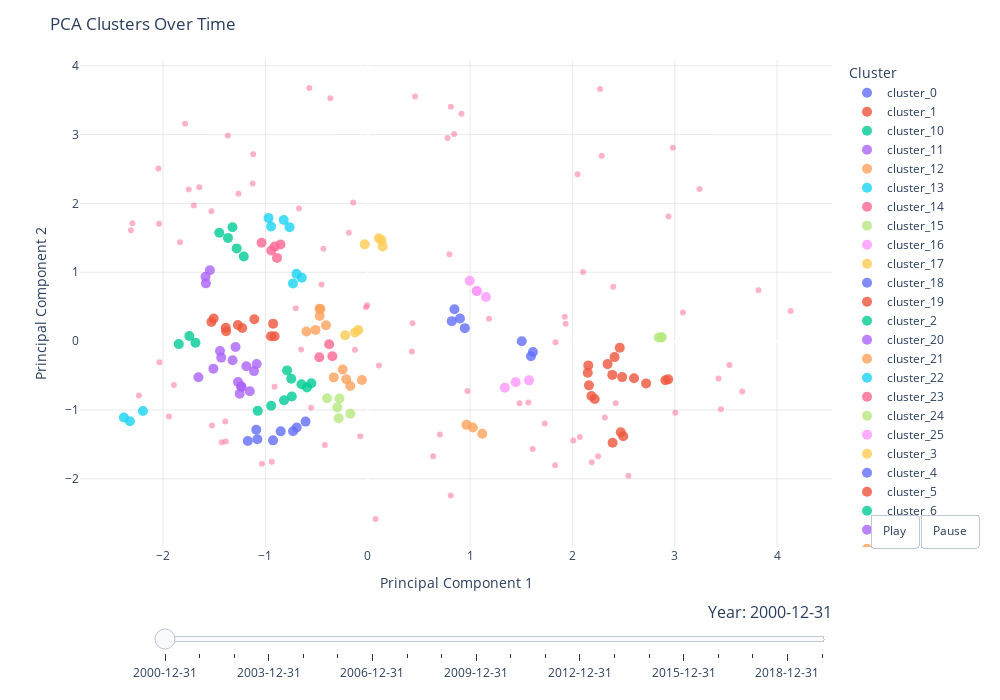

This figure's notebook cell:
### Code cell
# Optional: Create another version with outliers visible for comparison
interactive_fig_with_outliers = create_interactive_cluster_plot(data_pca_df, hide_outliers=False)
interactive_fig_with_outliers.show()

# Save this version too
interactive_fig_with_outliers.write_html(f'output/plots/interactive_clusters_{DATE_RANGE}_with_outliers.html')

### Figure 1 — Plotly figure (JSON) as saved in the notebook; plotly's stock layout.template omitted (floating-point values rounded to 4 significant figures)
{"data": [{"hovertemplate": "<b>%{hovertext}</b><br><br>Cluster_Label=cluster_0<br>Year=2000-12-31<br>PC1=%{x}<br>PC2=%{y}<extra></extra>", "hovertext": ["Afghanistan", "Mongolia", "Myanmar", "Senegal"], "legendgroup": "cluster_0", "marker": {"opacity": 0.8, "size": 10}, "mode": "markers", "name": "cluster_0", "orientation": "v", "showlegend": true, "type": "scatter", "x": [0.9018, 0.949, 0.8214, 0.8476], "xaxis": "x", "y": [0.3294, 0.1888, 0.2904, 0.4635], "yaxis": "y"}, {"hovertemplate": "<b>%{hovertext}</b><br><br>Cluster_Label=cluster_1<br>Year=2000-12-31<br>PC1=%{x}<br>PC2=%{y}<extra></extra>", "hovertext": ["Africa Eastern and Southern", "Burundi", "Cameroon", "Central African Republic", "Ghana", "Heavily indebted poor countries (HIPC)", "IDA only", "IDA total", "Least developed countries: UN classification", "Low income", "Namibia", "Pre-demographic dividend", "Somalia", "Togo"], "legendgroup": "cluster_1", "marker": {"opacity": 0.8, "size": 10}, "mode": "markers", "name": "cluster_1", "orientation": "v", "showlegend": true, "type": "scatter", "x": [2.908, 2.218, 2.72, 2.936, 2.463, 2.39, 2.155, 2.412, 2.15, 2.162, 2.186, 2.486, 2.344, 2.602], "xaxis": "x", "y": [-0.5674, -0.8396, -0.6137, -0.5549, -0.09533, -0.4901, -0.3522, -0.2319, -0.4602, -0.6422, -0.7958, -0.5221, -0.3333, -0.5385], "yaxis": "y"}, {"hovertemplate": "<b>%{hovertext}</b><br><br>Cluster_Label=cluster_10<br>Year=2000-12-31<br>PC1=%{x}<br>PC2=%{y}<extra></extra>", "hovertext": ["Croatia", "Cuba", "Europe & Central Asia", "Lithuania", "Malta"], "legendgroup": "cluster_10", "marker": {"opacity": 0.8, "size": 10}, "mode": "markers", "name": "cluster_10", "orientation": "v", "showlegend": true, "type": "scatter", "x": [-1.28, -1.211, -1.322, -1.366, -1.451], "xaxis": "x", "y": [1.347, 1.228, 1.654, 1.499, 1.574], "yaxis": "y"}, {"hovertemplate": "<b>%{hovertext}</b><br><br>Cluster_Label=cluster_11<br>Year=2000-12-31<br>PC1=%{x}<br>PC2=%{y}<extra></extra>", "hovertext": ["Curacao", "Faroe Islands", "Gibraltar", "Iceland", "Jordan", "Kosovo", "Samoa", "Sint Maarten (Dutch part)", "St. Kitts and Nevis"], "legendgroup": "cluster_11", "marker": {"opacity": 0.8, "size": 10}, "mode": "markers", "name": "cluster_11", "orientation": "v", "showlegend": true, "type": "scatter", "x": [-1.431, -1.443, -1.111, -1.508, -1.32, -1.291, -1.085, -1.655, -1.186], "xaxis": "x", "y": [-0.2389, -0.1428, -0.4351, -0.3994, -0.2784, -0.08561, -0.3319, -0.5243, -0.3639], "yaxis": "y"}, {"hovertemplate": "<b>%{hovertext}</b><br><br>Cluster_Label=cluster_12<br>Year=2000-12-31<br>PC1=%{x}<br>PC2=%{y}<extra></extra>", "hovertext": ["Djibouti", "Equatorial Guinea", "Gambia, The"], "legendgroup": "cluster_12", "marker": {"opacity": 0.8, "size": 10}, "mode": "markers", "name": "cluster_12", "orientation": "v", "showlegend": true, "type": "scatter", "x": [1.027, 1.119, 0.9649], "xaxis": "x", "y": [-1.254, -1.344, -1.215], "yaxis": "y"}, {"hovertemplate": "<b>%{hovertext}</b><br><br>Cluster_Label=cluster_13<br>Year=2000-12-31<br>PC1=%{x}<br>PC2=%{y}<extra></extra>", "hovertext": ["Estonia", "Turkiye", "Venezuela, RB"], "legendgroup": "cluster_13", "marker": {"opacity": 0.8, "size": 10}, "mode": "markers", "name": "cluster_13", "orientation": "v", "showlegend": true, "type": "scatter", "x": [-0.6444, -0.7299, -0.696], "xaxis": "x", "y": [0.9222, 0.8386, 0.9775], "yaxis": "y"}, {"hovertemplate": "<b>%{hovertext}</b><br><br>Cluster_Label=cluster_14<br>Year=2000-12-31<br>PC1=%{x}<br>PC2=%{y}<extra></extra>", "hovertext": ["Euro area", "European Union", "Poland", "Portugal", "Sri Lanka"], "legendgroup": "cluster_14", "marker": {"opacity": 0.8, "size": 10}, "mode": "markers", "name": "cluster_14", "orientation": "v", "showlegend": true, "type": "scatter", "x": [-0.8868, -0.9088, -1.037, -0.9436, -0.8527], "xaxis": "x", "y": [1.209, 1.373, 1.43, 1.317, 1.403], "yaxis": "y"}, {"hovertemplate": "<b>%{hovertext}</b><br><br>Cluster_Label=cluster_15<br>Year=2000-12-31<br>PC1=%{x}<br>PC2=%{y}<extra></extra>", "hovertext": ["Grenada", "Kiribati", "Liechtenstein", "Marshall Islands", "Pacific island small states"], "legendgroup": "cluster_15", "marker": {"opacity": 0.8, "size": 10}, "mode": "markers", "name": "cluster_15", "orientation": "v", "showlegend": true, "type": "scatter", "x": [-0.3972, -0.2764, -0.1688, -0.2843, -0.2979], "xaxis": "x", "y": [-0.8299, -0.8331, -1.054, -1.12, -0.962], "yaxis": "y"}, {"hovertemplate": "<b>%{hovertext}</b><br><br>Cluster_Label=cluster_16<br>Year=2000-12-31<br>PC1=%{x}<br>PC2=%{y}<extra></extra>", "hovertext": ["India", "Pakistan", "South Asia", "South Asia (IDA & IBRD)"], "legendgroup": "cluster_16", "marker": {"opacity": 0.8, "size": 10}, "mode": "markers", "name": "cluster_16", "orientation": "v", "showlegend": true, "type": "scatter", "x": [0.9967, 1.155, 1.065, 1.066], "xaxis": "x", "y": [0.8764, 0.641, 0.7277, 0.7277], "yaxis": "y"}, {"hovertemplate": "<b>%{hovertext}</b><br><br>Cluster_Label=cluster_17<br>Year=2000-12-31<br>PC1=%{x}<br>PC2=%{y}<extra></extra>", "hovertext": ["Latvia", "Other small states", "Viet Nam"], "legendgroup": "cluster_17", "marker": {"opacity": 0.8, "size": 10}, "mode": "markers", "name": "cluster_17", "orientation": "v", "showlegend": true, "type": "scatter", "x": [-0.09177, -0.1235, -0.2205], "xaxis": "x", "y": [0.162, 0.1265, 0.08647], "yaxis": "y"}, {"hovertemplate": "<b>%{hovertext}</b><br><br>Cluster_Label=cluster_18<br>Year=2000-12-31<br>PC1=%{x}<br>PC2=%{y}<extra></extra>", "hovertext": ["IDA blend", "Madagascar", "Niger"], "legendgroup": "cluster_18", "marker": {"opacity": 0.8, "size": 10}, "mode": "markers", "name": "cluster_18", "orientation": "v", "showlegend": true, "type": "scatter", "x": [1.595, 1.614, 1.505], "xaxis": "x", "y": [-0.2198, -0.1586, -0.001096], "yaxis": "y"}, {"hovertemplate": "<b>%{hovertext}</b><br><br>Cluster_Label=cluster_19<br>Year=2000-12-31<br>PC1=%{x}<br>PC2=%{y}<extra></extra>", "hovertext": ["Malawi", "Uganda", "Zambia"], "legendgroup": "cluster_19", "marker": {"opacity": 0.8, "size": 10}, "mode": "markers", "name": "cluster_19", "orientation": "v", "showlegend": true, "type": "scatter", "x": [2.473, 2.497, 2.393], "xaxis": "x", "y": [-1.324, -1.381, -1.476], "yaxis": "y"}, {"hovertemplate": "<b>%{hovertext}</b><br><br>Cluster_Label=cluster_2<br>Year=2000-12-31<br>PC1=%{x}<br>PC2=%{y}<extra></extra>", "hovertext": ["Albania", "Andorra", "Azerbaijan", "Cabo Verde", "Libya", "New Caledonia", "Saudi Arabia", "Suriname", "Turks and Caicos Islands"], "legendgroup": "cluster_2", "marker": {"opacity": 0.8, "size": 10}, "mode": "markers", "name": "cluster_2", "orientation": "v", "showlegend": true, "type": "scatter", "x": [-0.5935, -0.7418, -0.5508, -0.8176, -0.7472, -0.9439, -0.7876, -0.6477, -1.074], "xaxis": "x", "y": [-0.6735, -0.8045, -0.6114, -0.8583, -0.5453, -0.9383, -0.4246, -0.6268, -1.012], "yaxis": "y"}, {"hovertemplate": "<b>%{hovertext}</b><br><br>Cluster_Label=cluster_20<br>Year=2000-12-31<br>PC1=%{x}<br>PC2=%{y}<extra></extra>", "hovertext": ["Maldives", "North America", "Virgin Islands (U.S.)"], "legendgroup": "cluster_20", "marker": {"opacity": 0.8, "size": 10}, "mode": "markers", "name": "cluster_20", "orientation": "v", "showlegend": true, "type": "scatter", "x": [-1.585, -1.542, -1.581], "xaxis": "x", "y": [0.9344, 1.029, 0.839], "yaxis": "y"}, {"hovertemplate": "<b>%{hovertext}</b><br><br>Cluster_Label=cluster_21<br>Year=2000-12-31<br>PC1=%{x}<br>PC2=%{y}<extra></extra>", "hovertext": ["Lebanon", "Middle East & North Africa", "Middle East & North Africa (IDA & IBRD countries)", "Middle East & North Africa (excluding high income)", "Syrian Arab Republic", "West Bank and Gaza"], "legendgroup": "cluster_21", "marker": {"opacity": 0.8, "size": 10}, "mode": "markers", "name": "cluster_21", "orientation": "v", "showlegend": true, "type": "scatter", "x": [-0.599, -0.4691, -0.4708, -0.4629, -0.5102, -0.408], "xaxis": "x", "y": [0.1411, 0.3647, 0.4717, 0.4663, 0.1631, 0.2311], "yaxis": "y"}, {"hovertemplate": "<b>%{hovertext}</b><br><br>Cluster_Label=cluster_22<br>Year=2000-12-31<br>PC1=%{x}<br>PC2=%{y}<extra></extra>", "hovertext": ["Brunei Darussalam", "Micronesia, Fed. Sts.", "Palau"], "legendgroup": "cluster_22", "marker": {"opacity": 0.8, "size": 10}, "mode": "markers", "name": "cluster_22", "orientation": "v", "showlegend": true, "type": "scatter", "x": [-2.383, -2.196, -2.324], "xaxis": "x", "y": [-1.109, -1.015, -1.163], "yaxis": "y"}, {"hovertemplate": "<b>%{hovertext}</b><br><br>Cluster_Label=cluster_23<br>Year=2000-12-31<br>PC1=%{x}<br>PC2=%{y}<extra></extra>", "hovertext": ["Arab World", "Small states", "Trinidad and Tobago"], "legendgroup": "cluster_23", "marker": {"opacity": 0.8, "size": 10}, "mode": "markers", "name": "cluster_23", "orientation": "v", "showlegend": true, "type": "scatter", "x": [-0.3766, -0.3457, -0.473], "xaxis": "x", "y": [-0.04621, -0.2193, -0.2342], "yaxis": "y"}, {"hovertemplate": "<b>%{hovertext}</b><br><br>Cluster_Label=cluster_24<br>Year=2000-12-31<br>PC1=%{x}<br>PC2=%{y}<extra></extra>", "hovertext": ["Sub-Saharan Africa", "Sub-Saharan Africa (IDA & IBRD countries)", "Sub-Saharan Africa (excluding high income)"], "legendgroup": "cluster_24", "marker": {"opacity": 0.8, "size": 10}, "mode": "markers", "name": "cluster_24", "orientation": "v", "showlegend": true, "type": "scatter", "x": [2.873, 2.842, 2.87], "xaxis": "x", "y": [0.05743, 0.05213, 0.05345], "yaxis": "y"}, {"hovertemplate": "<b>%{hovertext}</b><br><br>Cluster_Label=cluster_25<br>Year=2000-12-31<br>PC1=%{x}<br>PC2=%{y}<extra></extra>", "hovertext": ["Haiti", "Korea, Dem. People's Rep.", "Sudan"], "legendgroup": "cluster_25", "marker": {"opacity": 0.8, "size": 10}, "mode": "markers", "name": "cluster_25", "orientation": "v", "showlegend": true, "type": "scatter", "x": [1.576, 1.34, 1.446], "xaxis": "x", "y": [-0.5696, -0.6752, -0.5976], "yaxis": "y"}, {"hovertemplate": "<b>%{hovertext}</b><br><br>Cluster_Label=cluster_3<br>Year=2000-12-31<br>PC1=%{x}<br>PC2=%{y}<extra></extra>", "hovertext": ["American Samoa", "Europe & Central Asia (excluding high income)", "Romania", "Turkmenistan"], "legendgroup": "cluster_3", "marker": {"opacity": 0.8, "size": 10}, "mode": "markers", "name": "cluster_3", "orientation": "v", "showlegend": true, "type": "scatter", "x": [0.1459, 0.1087, 0.1347, -0.0295], "xaxis": "x", "y": [1.374, 1.494, 1.467, 1.406], "yaxis": "y"}, {"hovertemplate": "<b>%{hovertext}</b><br><br>Cluster_Label=cluster_4<br>Year=2000-12-31<br>PC1=%{x}<br>PC2=%{y}<extra></extra>", "hovertext": ["Antigua and Barbuda", "Bermuda", "Bhutan", "Caribbean small states", "Cayman Islands", "Dominica", "French Polynesia", "St. Vincent and the Grenadines"], "legendgroup": "cluster_4", "marker": {"opacity": 0.8, "size": 10}, "mode": "markers", "name": "cluster_4", "orientation": "v", "showlegend": true, "type": "scatter", "x": [-1.089, -1.172, -0.9251, -0.7296, -1.078, -0.6073, -0.85, -0.6936], "xaxis": "x", "y": [-1.286, -1.451, -1.441, -1.31, -1.426, -1.168, -1.31, -1.255], "yaxis": "y"}, {"hovertemplate": "<b>%{hovertext}</b><br><br>Cluster_Label=cluster_5<br>Year=2000-12-31<br>PC1=%{x}<br>PC2=%{y}<extra></extra>", "hovertext": ["Armenia", "Australia", "Isle of Man", "Israel", "Montenegro", "Netherlands", "New Zealand", "Paraguay", "Qatar", "San Marino"], "legendgroup": "cluster_5", "marker": {"opacity": 0.8, "size": 10}, "mode": "markers", "name": "cluster_5", "orientation": "v", "showlegend": true, "type": "scatter", "x": [-0.9461, -1.384, -0.9245, -1.387, -1.528, -1.108, -1.269, -0.9096, -1.226, -1.505], "xaxis": "x", "y": [0.07188, 0.1453, 0.2543, 0.1937, 0.2782, 0.3177, 0.2339, 0.07194, 0.1906, 0.328], "yaxis": "y"}, {"hovertemplate": "<b>%{hovertext}</b><br><br>Cluster_Label=cluster_6<br>Year=2000-12-31<br>PC1=%{x}<br>PC2=%{y}<extra></extra>", "hovertext": ["Bahrain", "Macao SAR, China", "Monaco"], "legendgroup": "cluster_6", "marker": {"opacity": 0.8, "size": 10}, "mode": "markers", "name": "cluster_6", "orientation": "v", "showlegend": true, "type": "scatter", "x": [-1.743, -1.846, -1.683], "xaxis": "x", "y": [0.07561, -0.04327, -0.02348], "yaxis": "y"}, {"hovertemplate": "<b>%{hovertext}</b><br><br>Cluster_Label=cluster_7<br>Year=2000-12-31<br>PC1=%{x}<br>PC2=%{y}<extra></extra>", "hovertext": ["Belize", "Nauru", "Seychelles", "Tuvalu", "United Arab Emirates"], "legendgroup": "cluster_7", "marker": {"opacity": 0.8, "size": 10}, "mode": "markers", "name": "cluster_7", "orientation": "v", "showlegend": true, "type": "scatter", "x": [-1.237, -1.251, -1.152, -1.268, -1.233], "xaxis": "x", "y": [-0.6567, -0.7642, -0.727, -0.5931, -0.6668], "yaxis": "y"}, {"hovertemplate": "<b>%{hovertext}</b><br><br>Cluster_Label=cluster_8<br>Year=2000-12-31<br>PC1=%{x}<br>PC2=%{y}<extra></extra>", "hovertext": ["British Virgin Islands", "Channel Islands", "Jamaica", "Nepal", "Yemen, Rep."], "legendgroup": "cluster_8", "marker": {"opacity": 0.8, "size": 10}, "mode": "markers", "name": "cluster_8", "orientation": "v", "showlegend": true, "type": "scatter", "x": [-0.1704, -0.2093, -0.05678, -0.2447, -0.3316], "xaxis": "x", "y": [-0.6512, -0.5524, -0.5636, -0.4129, -0.5266], "yaxis": "y"}, {"hovertemplate": "<b>%{hovertext}</b><br><br>Cluster_Label=cluster_9<br>Year=2000-12-31<br>PC1=%{x}<br>PC2=%{y}<extra></extra>", "hovertext": ["Bulgaria", "Central Europe and the Baltics", "Europe & Central Asia (IDA & IBRD countries)", "Iran, Islamic Rep."], "legendgroup": "cluster_9", "marker": {"opacity": 0.8, "size": 10}, "mode": "markers", "name": "cluster_9", "orientation": "v", "showlegend": true, "type": "scatter", "x": [-0.9692, -0.8205, -0.7641, -0.944], "xaxis": "x", "y": [1.789, 1.759, 1.656, 1.665], "yaxis": "y"}, {"hovertemplate": "<b>%{hovertext}</b><br><br>Cluster_Label=outlier<br>Year=2000-12-31<br>PC1=%{x}<br>PC2=%{y}<extra></extra>", "hovertext": ["Africa Western and Central", "Algeria", "Aruba", "Bahamas, The", "Barbados", "Benin", "Bosnia and Herzegovina", "Botswana", "Brazil", "Burkina Faso", "Cambodia", "Chad", "China", "Comoros", "Congo, Dem. Rep.", "Congo, Rep.", "Cote d'Ivoire", "Cyprus", "Czechia", "Early-demographic dividend", "East Asia & Pacific", "East Asia & Pacific (IDA & IBRD countries)", "East Asia & Pacific (excluding high income)", "Egypt, Arab Rep.", "Eritrea", "Ethiopia", "Fiji", "Fragile and conflict affected situations", "Gabon", "Greenland", "Guam", "Guinea", "Guinea-Bissau", "Guyana", "High income", "Honduras", "Hong Kong SAR, China", "Hungary", "IBRD only", "IDA & IBRD total", "Iraq", "Japan", "Kazakhstan", "Kenya", "Korea, Rep.", "Kuwait", "Lao PDR", "Late-demographic dividend", "Latin America & Caribbean", "Latin America & Caribbean (excluding high income)", "Latin America & the Caribbean (IDA & IBRD countries)", "Lesotho", "Liberia", "Low & middle income", "Lower middle income", "Malaysia", "Mali", "Mauritius", "Middle income", "Mozambique", "Nicaragua", "Nigeria", "North Macedonia", "Northern Mariana Islands", "OECD members", "Oman", "Papua New Guinea", "Post-demographic dividend", "Puerto Rico", "Russian Federation", "Serbia", "Sierra Leone", "Singapore", "Slovak Republic", "Slovenia", "Solomon Islands", "South Sudan", "St. Lucia", "St. Martin (French part)", "Tajikistan", "Timor-Leste", "Ukraine", "Upper middle income", "Vanuatu", "World", "Zimbabwe"], "legendgroup": "outlier", "marker": {"opacity": 0.5, "size": 6}, "mode": "markers", "name": "outlier", "orientation": "v", "showlegend": true, "type": "scatter", "x": [1.934, -0.5705, -1.392, -0.9377, -0.1248, 3.452, -0.4328, 3.428, 0.1097, 3.535, 2.399, 2.189, 0.4629, 1.185, 1.73, 0.4317, 4.133, -2.036, -1.12, 2.104, 0.8446, 0.8124, 0.9159, 0.9749, -1.523, 2.072, -0.6508, 1.836, 2.547, -1.033, -1.386, 2.01, 1.483, -0.07323, -2.046, -0.1846, -2.236, -1.125, 2.286, 2.982, -0.5538, -2.039, -0.451, 2.424, -2.314, -1.427, 0.7055, 0.7795, -0.005614, 0.438, -0.01756, 3.818, 1.831, 3.242, 1.925, -1.784, 2.317, -0.3653, 2.939, 3.006, -0.7035, 3.08, -1.527, -1.367, -1.749, -1.894, 0.6392, -1.699, -0.1416, -1.835, -0.6712, 1.612, -2.3, -1.263, -1.646, 0.8114, 2.251, -0.9105, -1.943, 1.57, -0.4187, 0.7985, 2.051, 0.07562, 2.27, 3.659], "xaxis": "x", "y": [0.2513, 3.675, -1.168, -1.753, -0.125, -0.9884, 1.342, -0.5429, -0.3536, -0.3479, 0.7885, -1.761, 3.554, 0.3264, -1.197, -0.1512, 0.4361, -0.3054, 2.715, 1.003, 3.009, 3.403, 3.301, -0.7258, -1.224, -1.391, -0.1208, -0.01686, -1.955, -1.78, -1.459, -1.444, -0.9017, -1.382, 2.508, 1.573, -0.79, 2.29, 2.693, 2.808, -0.9661, 1.705, 0.8236, -0.9003, 1.611, -1.468, -1.357, 2.951, 0.5216, 0.2602, 0.4937, 0.7387, -1.802, 2.211, 0.3539, 3.158, -1.108, 3.526, 1.81, -1.041, 0.4775, 0.4145, 1.886, 2.988, 2.203, -0.636, -1.673, 1.972, 2.014, 1.437, 1.926, -1.565, 1.712, 2.141, 2.235, -2.241, -1.672, -0.664, -1.094, -0.8907, -1.508, 1.263, 2.423, -2.582, 3.662, -0.733], "yaxis": "y"}], "layout": {"dragmode": "pan", "height": 700, "hovermode": "closest", "legend": {"title": {"text": "Cluster"}, "tracegroupgap": 0}, "margin": {"t": 60}, "modebar": {"add": ["pan2d", "zoom2d", "resetScale2d", "toImage"], "remove": ["lasso2d", "select2d"]}, "plot_bgcolor": "white", "sliders": [{"active": 0, "currentvalue": {"font": {"size": 16}, "prefix": "Year: ", "visible": true, "xanchor": "right"}, "len": 0.9, "pad": {"b": 10, "t": 50}, "steps": [{"args": [["2000-12-31"], {"frame": {"duration": 500, "redraw": true}, "mode": "immediate", "transition": {"duration": 500}}], "label": "2000-12-31", "method": "animate"}, {"args": [["2001-12-31"], {"frame": {"duration": 500, "redraw": true}, "mode": "immediate", "transition": {"duration": 500}}], "label": "2001-12-31", "method": "animate"}, {"args": [["2002-12-31"], {"frame": {"duration": 500, "redraw": true}, "mode": "immediate", "transition": {"duration": 500}}], "label": "2002-12-31", "method": "animate"}, {"args": [["2003-12-31"], {"frame": {"duration": 500, "redraw": true}, "mode": "immediate", "transition": {"duration": 500}}], "label": "2003-12-31", "method": "animate"}, {"args": [["2004-12-31"], {"frame": {"duration": 500, "redraw": true}, "mode": "immediate", "transition": {"duration": 500}}], "label": "2004-12-31", "method": "animate"}, {"args": [["2005-12-31"], {"frame": {"duration": 500, "redraw": true}, "mode": "immediate", "transition": {"duration": 500}}], "label": "2005-12-31", "method": "animate"}, {"args": [["2006-12-31"], {"frame": {"duration": 500, "redraw": true}, "mode": "immediate", "transition": {"duration": 500}}], "label": "2006-12-31", "method": "animate"}, {"args": [["2007-12-31"], {"frame": {"duration": 500, "redraw": true}, "mode": "immediate", "transition": {"duration": 500}}], "label": "2007-12-31", "method": "animate"}, {"args": [["2008-12-31"], {"frame": {"duration": 500, "redraw": true}, "mode": "immediate", "transition": {"duration": 500}}], "label": "2008-12-31", "method": "animate"}, {"args": [["2009-12-31"], {"frame": {"duration": 500, "redraw": true}, "mode": "immediate", "transition": {"duration": 500}}], "label": "2009-12-31", "method": "animate"}, {"args": [["2010-12-31"], {"frame": {"duration": 500, "redraw": true}, "mode": "immediate", "transition": {"duration": 500}}], "label": "2010-12-31", "method": "animate"}, {"args": [["2011-12-31"], {"frame": {"duration": 500, "redraw": true}, "mode": "immediate", "transition": {"duration": 500}}], "label": "2011-12-31", "method": "animate"}, {"args": [["2012-12-31"], {"frame": {"duration": 500, "redraw": true}, "mode": "immediate", "transition": {"duration": 500}}], "label": "2012-12-31", "method": "animate"}, {"args": [["2013-12-31"], {"frame": {"duration": 500, "redraw": true}, "mode": "immediate", "transition": {"duration": 500}}], "label": "2013-12-31", "method": "animate"}, {"args": [["2014-12-31"], {"frame": {"duration": 500, "redraw": true}, "mode": "immediate", "transition": {"duration": 500}}], "label": "2014-12-31", "method": "animate"}, {"args": [["2015-12-31"], {"frame": {"duration": 500, "redraw": true}, "mode": "immediate", "transition": {"duration": 500}}], "label": "2015-12-31", "method": "animate"}, {"args": [["2016-12-31"], {"frame": {"duration": 500, "redraw": true}, "mode": "immediate", "transition": {"duration": 500}}], "label": "2016-12-31", "method": "animate"}, {"args": [["2017-12-31"], {"frame": {"duration": 500, "redraw": true}, "mode": "immediate", "transition": {"duration": 500}}], "label": "2017-12-31", "method": "animate"}, {"args": [["2018-12-31"], {"frame": {"duration": 500, "redraw": true}, "mode": "immediate", "transition": {"duration": 500}}], "label": "2018-12-31", "method": "animate"}, {"args": [["2019-12-31"], {"frame": {"duration": 500, "redraw": true}, "mode": "immediate", "transition": {"duration": 500}}], "label": "2019-12-31", "method": "animate"}], "transition": {"duration": 500}, "x": 0.1, "xanchor": "left", "y": 0, "yanchor": "top"}], "title": {"text": "PCA Clusters Over Time "}, "updatemenus": [{"buttons": [{"args": [null, {"frame": {"duration": 1000, "redraw": true}, "fromcurrent": true}], "label": "Play", "method": "animate"}, {"args": [[null], {"frame": {"duration": 0, "redraw": false}, "mode": "immediate", "transition": {"duration": 0}}], "label": "Pause", "method": "animate"}], "direction": "left", "pad": {"r": 10, "t": 70}, "showactive": false, "type": "buttons", "x": 1.05, "xanchor": "left", "y": 0, "yanchor": "bottom"}], "width": 1000, "xaxis": {"anchor": "y", "domain": [0, 1], "gridcolor": "lightgray", "gridwidth": 0.5, "showgrid": true, "title": {"text": "Principal Component 1"}}, "yaxis": {"anchor": "x", "domain": [0, 1], "gridcolor": "lightgray", "gridwidth": 0.5, "showgrid": true, "title": {"text": "Principal Component 2"}}}}
